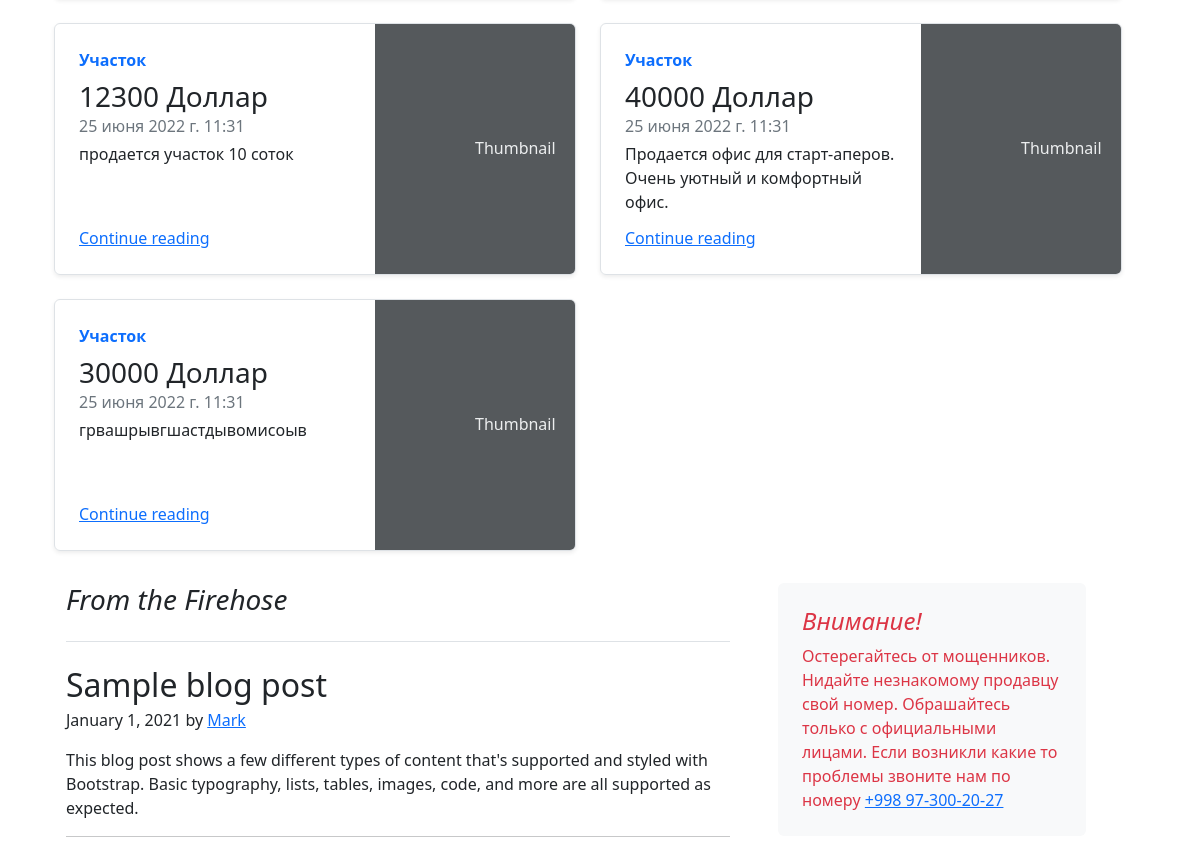
Before: / (middle part) with the older database file.
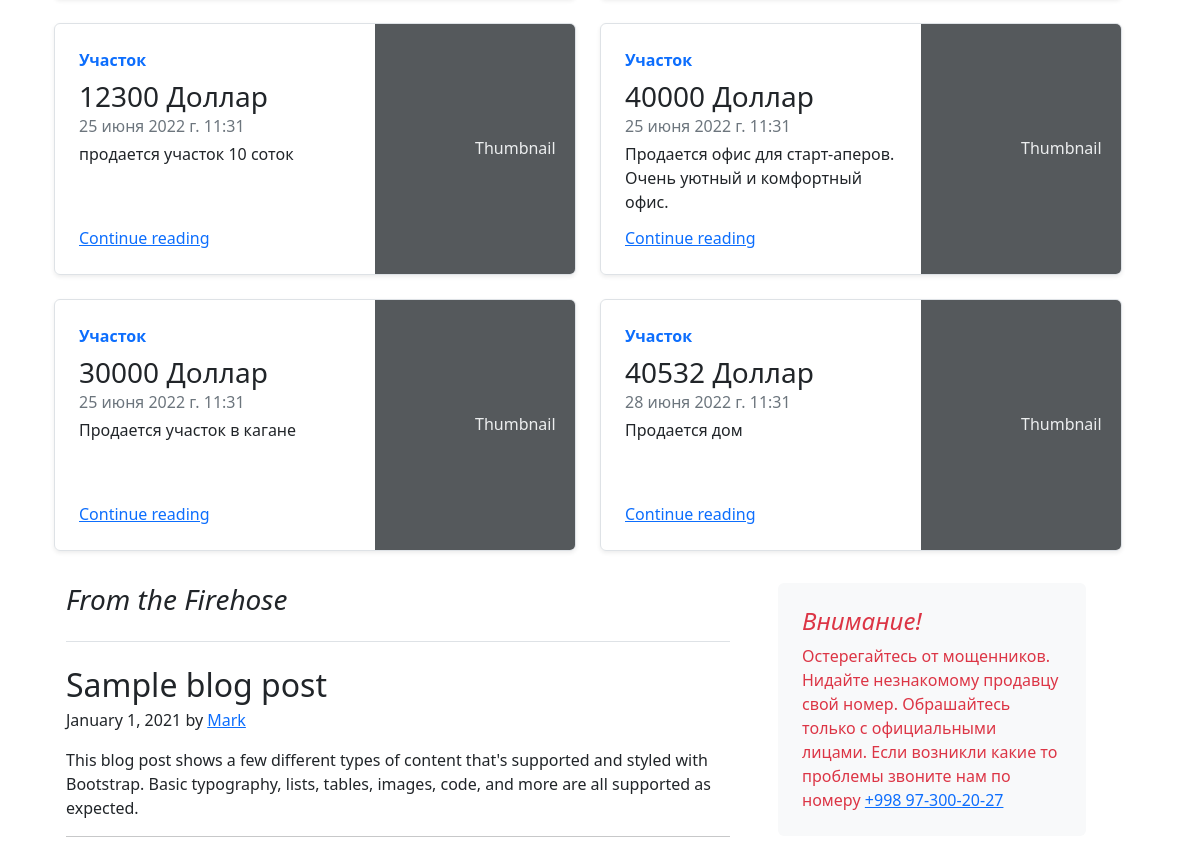
After: the same page with the newer database file.
### main/models.py (models this page shows, shortened)
class Estate(models.Model):
    title = models.CharField(verbose_name="Название", max_length=255, null=True, blank=True)
    description = models.TextField(verbose_name="Описание", null=True, blank=True)
    price = models.PositiveBigIntegerField(verbose_name="Цена")
    currency = models.CharField(verbose_name="Валюта", max_length=32, choices=CURRENCY, default=DOLLAR)
    area = models.PositiveIntegerField(verbose_name="Площадь")
    room_amount = models.PositiveSmallIntegerField(verbose_name="Количество комнат")
    type = models.CharField(verbose_name="Тип недвижимости", max_length=64, choices=ESTATE_TYPE, default=FLAT)
    categories = models.ManyToManyField(Category, related_name='estates')
    created_date = models.DateTimeField(default=now, editable=False)

### main/views.py (the view)
# urls.py: path('', views.index, name='authentication'),
def index(request):
    estates = Estate.objects.all()
    search_estates = request.GET.get("search")
    if search_estates:
        estates = Estate.objects.filter(Q(price__icontains=search_estates) | Q(description__icontains=search_estates))
    categories = Category.objects.all()
    return render(request, "index.html", {'estates': estates, 'categories': categories})

### main/templates/index.html (shortened to what the changed rows need)
{% extends "base.html" %}
{% block body %}
  {% if user.is_authenticated %}
    <main class="container">
      <div class="p-4 p-md-5 mb-4 text-white rounded bg-dark">
        <div class="col-md-6 px-0">
          <h1 class="display-6 fst-italic">За недвижимостью — на Циан</h1>
          <p class="lead my-3">Скидка действительна до 30.06.2022, подробности на сайте level.ru. Застройщик ООО СЗ «АПД». Проектная декларация на наш.дом.рф.</p>
          <p class="lead mb-0"><a href="{% url 'map' %}" class="text-white fw-bold">Смотреть на карте -></a></p>
        </div>
      </div>
        <div class="row mb-2 container">
          {% for estate in estates %}
         <div class="col-md-6">
             <div class="row g-0 border rounded overflow-hidden flex-md-row mb-4 shadow-sm h-md-250 position-relative">
              <div class="col p-4 d-flex flex-column position-static">
                <strong class="d-inline-block mb-2 text-primary">{{ estate.type }}</strong>
                <h3 class="mb-0">{{ estate.price }}  {{ estate.currency }}</h3>
                <div class="mb-1 text-muted">{{ estate.created_date }}</div>
                <p class="card-text mb-auto">{{ estate.description | truncatewords:10 }}</p>
                <a href="{% url 'estate_detail' estate.id %}" class="stretched-link">Continue reading</a>
              </div>
                <div class="col-auto d-none d-lg-block">
                </div>
            </div>
          </div>
          {% endfor %}
        </div>
      <div class="row g-5 container">
        <div class="col-md-8">
          <h3 class="pb-4 mb-4 fst-italic border-bottom">
            From the Firehose
          </h3>
          <article class="blog-post">
            <h2 class="blog-post-title mb-1">Sample blog post</h2>
            <p class="blog-post-meta">January 1, 2021 by <a href="#">Mark</a></p>
            <p>This blog post shows a few different types of content that's supported and styled with Bootstrap. Basic typography, lists, tables, images, code, and more are all supported as expected.</p>
            <hr>
            <p>This is some additional paragraph placeholder content. It has been written to fill the available space and show how a longer snippet of text affects the surrounding content. We'll repeat it often to keep the demonstration flowing, so be on the lookout for this exact same string of text.</p>
            <h2>Blockquotes</h2>
            <p>This is an example blockquote in action:</p>
            <blockquote class="blockquote">
              <p>Quoted text goes here.</p>
            </blockquote>
            <p>This is some additional paragraph placeholder content. It has been written to fill the available space and show how a longer snippet of text affects the surrounding content. We'll repeat it often to keep the demonstration flowing, so be on the lookout for this exact same string of text.</p>
          </article>
        </div>
        <div class="col-md-4">
          <div class="position-sticky" style="top: 2rem;">
            <div class="p-4 mb-3 bg-light rounded">
              <h4 class="fst-italic text-danger">Внимание!</h4>
              <p class="mb-0 text-danger">Остерегайтесь от мощенников. Нидайте незнакомому продавцу свой номер. Обрашайтесь только с официальными лицами. Если возникли какие то проблемы звоните нам по номеру <a href="tel:+998973002027" class="text-primary">+998 97-300-20-27</a></p>
            </div>
            <div class="p-4">
              <h4 class="fst-italic">Категории</h4>
              {% for category in categories.all %}
              <ol class="list-unstyled mb-0">
                <li><a href="{% url 'category_detail' category.id %}"><p class="text-dark">{{ category.name }}</p></a></li>
              </ol>
              {% endfor %}
              {% for photo in photos %}
                  <a href="{% url 'estate_img' estate_img.id %}">hello</a>
              {% endfor %}
            </div>
            <div class="p-4">
              <h4 class="fst-italic">Оставайтесь с нами</h4>
              <ol class="list-unstyled">
                <li><a href="https://github.com/begmatovTimur/HomeClick">GitHub</a></li>
                <li><a href="https://web.telegram.org/z/#-1423151785">Telegram</a></li>
                <li><a href="https://www.instagram.com/monday.academy/">Instagram</a></li>
              </ol>
            </div>
          </div>
        </div>
      </div>
    </main>
  {% else %}
  <main class="container">
      <div class="row mb-2 container">
        {% for estate in estates %}
       <div class="col-md-6">
           <div class="row g-0 border rounded overflow-hidden flex-md-row mb-4 shadow-sm h-md-250 position-relative">
            <div class="col p-4 d-flex flex-column position-static">
              <strong class="d-inline-block mb-2 text-primary">{{ estate.type }}</strong>
              <h3 class="mb-0">{{ estate.price }}  {{ estate.currency }}</h3>
              <div class="mb-1 text-muted">{{ estate.created_date }}</div>
              <p class="card-text mb-auto">{{ estate.description | truncatewords:10 }}</p>
              <a href="{% url 'authentication' %}" class="stretched-link">Continue reading</a>
            </div>
              <div class="col-auto d-none d-lg-block">
                <svg class="bd-placeholder-img" width="200" height="250" xmlns="http://www.w3.org/2000/svg" role="img" aria-label="Placeholder: Thumbnail" preserveAspectRatio="xMidYMid slice" focusable="false"><title>Placeholder</title><rect width="100%" height="100%" fill="#55595c"></rect><text x="50%" y="50%" fill="#eceeef" dy=".3em">Thumbnail</text></svg>
              </div>
          </div>
        </div>
        {% endfor %}
      </div>
    <div class="row g-5 container">
      <div class="col-md-8">
        <article class="blog-post">
          <h2 class="blog-post-title mb-1">Sample blog post</h2>
        </article>
      </div>
    </div>
  </main>
  {% endif %}
{% endblock %}

Changed rows visible on the page:
changed Estate: description "грвашрывгшастдывомисоыв" → "Продается участок в кагане"
added Estate: type "Участок", price "40532", currency "Доллар", created_date "28 июня 2022 г. 11:31", description "Продается дом"
